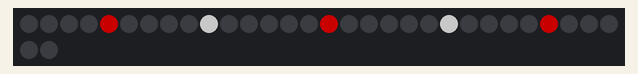
Recording of a sketch running on a simulated Arduino Uno, built with avr-gcc and run on an emulated ATmega328P. Parts: 32 RGB LEDs in strip order, left to right, continuing on the next row. Dim RGB values are drawn brighter than linear.

Above: at 3.32 s.
At 8.16 s:
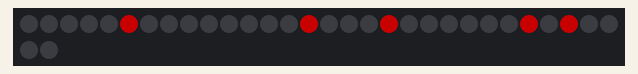
At 13.0 s:
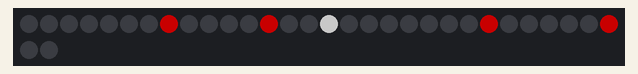
At 21.49 s:
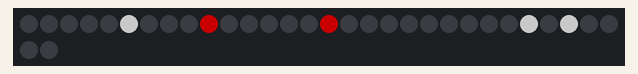
At 29.65 s:
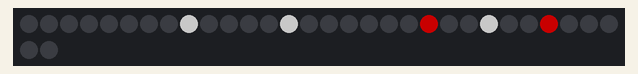
At 39.54 s:
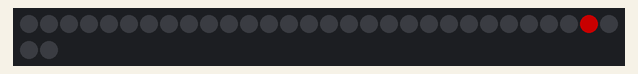

The sketch:

Winglet.ino
```cpp
#include "FastLED.h"
FASTLED_USING_NAMESPACE
#if defined(FASTLED_VERSION) && (FASTLED_VERSION < 3001000)
#warning "Requires FastLED 3.1 or later; check github for latest code."
#endif


#define DATA_PIN    5
//#define CLK_PIN   4
#define LED_TYPE    WS2812B
#define COLOR_ORDER GRB
#define NUM_LEDS    32
#define BRIGHTNESS          100
#define FRAMES_PER_SECOND  60
CRGB leds[NUM_LEDS];
const int offsetLUT[6] = {0, 4, 9, 15, 21, 26}; //Each of these are indexes where each row of the LED matrix starts

int currentPos[6] = {0,0,0,0,0,0}; //The number of the LED which the animation is currently on
bool transitioningLED[6] = {0,0,0,0,0,0};//If the LED has changed
int counter[6] = {0,0,0,0,0,0}; //Counting until when to move on to next LED
bool colorChange[6] = {0,1,0,1,0,1}; //What color each LED is. 0 is Red and 1 is White

void setup() {
  delay(3000); // 3 second delay for recovery

  // tell FastLED about the LED strip configuration
  FastLED.addLeds<LED_TYPE,DATA_PIN,COLOR_ORDER>(leds, NUM_LEDS).setCorrection(TypicalLEDStrip);
  //FastLED.addLeds<LED_TYPE,DATA_PIN,CLK_PIN,COLOR_ORDER>(leds, NUM_LEDS).setCorrection(TypicalLEDStrip);
  FastLED.setBrightness(BRIGHTNESS);
}

void loop() {
  fadeToBlackBy(leds, NUM_LEDS, 40);
  EVERY_N_MILLISECONDS((int)(1000/FRAMES_PER_SECOND)) {nextLEDFrame();}
  for(int i = 0; i < 6; i++) {
    for(int n = 0; n < BRIGHTNESS; n += 5) {
      //FastLED.delay(1);
      leds[offsetLUT[i] + currentPos[i]].nscale8((transitioningLED[i] ? n : BRIGHTNESS)); //Sets the value of the LED to the for loop, otherwise keeps it the same
      FastLED.show();
    }
  }
}

void nextLEDFrame() {
  row(0, 10, 4, offsetLUT[0], 0);
  row(1, 8, 5, offsetLUT[1], 1);
  row(2, 9, 6, offsetLUT[2], 0);
  row(3, 4, 6, offsetLUT[3], 1);
  row(4, 9, 5, offsetLUT[4], 0);
  row(5, 10, 4, offsetLUT[5], 1);
  FastLED.show();
}
/**
  @param rate Units: frames per second. From 5 to 10 (doesn't have to be this range)
  @param offset Number of LEDS is the offset
  @param totalOffset only used when writing to the LEDs
**/
void row(int index, int rate , int numLeds, int totalOffset, bool direction) {
  if(counter[index] == rate) {
    transitioningLED[index] = true;
    if(currentPos[index] == (direction ? (numLeds-1) : 0)) {
      colorChange[index] = colorChange[index] ? 0 : 1;
      currentPos[index] = (direction ? 0 : numLeds-1);
    }
    else {
      currentPos[index] = currentPos[index] + (direction ? 1 : -1);
    }
    counter[index] = 0;
  }
  else {
    transitioningLED[index] = false;
    counter[index]++;
  }

  leds[totalOffset + currentPos[index]] = colorChange[index] ? CRGB::Red : CRGB::White;
}
```
